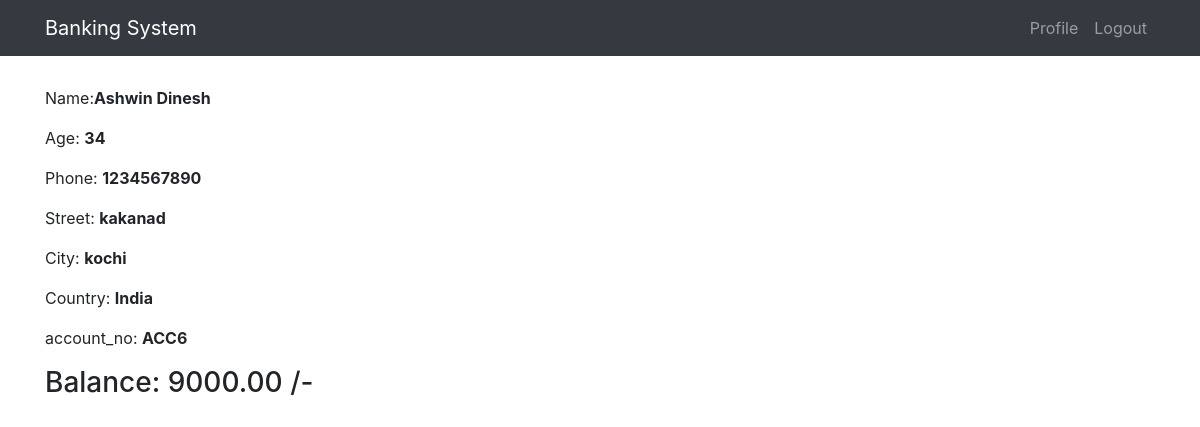
Page /employee/profile/ACC6/ (signed in) on the committed database.
### customer/models.py (models this page shows, shortened)
class Customer(models.Model):
    user=models.OneToOneField(User, on_delete=models.CASCADE)
    name=models.CharField(max_length=200,null=True)
    age=models.IntegerField(null=True)
    phone=models.IntegerField(null=True)
    street=models.CharField(max_length=200,null=True)
    city=models.CharField(max_length=200,null=True)
    state=models.CharField(max_length=50,null=True)
    country=models.CharField(max_length=50, default="India")
    pin_code=models.IntegerField(null=True)
    balance=models.DecimalField(max_digits=10,decimal_places=2,verbose_name="Balance")
    account_no=models.CharField(max_length=200,editable=False)

### employee/views.py (the view)
# urls.py: url(r'^profile/(?P<acc>[A-Z0-9]+)/$', views.details, name='details'),
@login_required
@group_required('Employee')
def details(request, acc):
    customer=Customer.objects.filter(account_no=acc)
    context = {
        "data": customer
    }
    return render(request,"profile.html",context)

### customer/templates/profile.html (shortened to what this page needs)
{% extends 'base.html' %}
{% block content %}
    {% for i in data %}
    <p>Name:<b>{{ i.name }}</b>  <br>
    </p>
    <p>Age: <b>{{ i.age }}</b> <br>
    </p><p>Phone:  <b>{{ i.phone }}</b><br>
    </p><p>Street:  <b>{{ i.street }}</b><br>
    </p><p>City:  <b>{{ i.city }}</b><br>
    </p><p>Country:  <b>{{ i.country }}</b><br>
    </p><p>account_no: <b> {{ i.account_no }}</b><br>
    </p>
        <h3>Balance: {{ i.balance }} /-</h3>
    {% endfor %}
{% endblock %}

### rows in the picture
Customer: name "Ashwin Dinesh", age "34", phone "1234567890", street "kakanad", city "kochi", country "India", account_no "ACC6", balance "9000.00"
